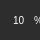
    <widget class="QFrame" name="frame_20">
     <property name="geometry">
      <rect>
       <x>790</x>
       <y>760</y>
       <width>40</width>
       <height>40</height>
      </rect>
     </property>
     <property name="styleSheet">
      <string notr="true">QFrame{
background-color: rgb(45, 45, 45);
border-radius:20px;
}</string>
     </property>
     <property name="frameShape">
      <enum>QFrame::StyledPanel</enum>
     </property>
     <property name="frameShadow">
      <enum>QFrame::Plain</enum>
     </property>
     <widget class="QWidget" name="horizontalLayoutWidget_18">
      <property name="geometry">
       <rect>
        <x>6</x>
        <y>10</y>
        <width>37</width>
        <height>21</height>
       </rect>
      </property>
      <layout class="QHBoxLayout" name="horizontalLayout_18">
       <item>
        <widget class="QLabel" name="Finential_statistic1_54">
         <property name="styleSheet">
          <string notr="true">color:white;
background-color: rgba(255, 255, 255, 0);
font: 10px;
padding-left:5px;
text-align: right;</string>
         </property>
         <property name="text">
          <string>10</string>
         </property>
         <property name="wordWrap">
          <bool>true</bool>
         </property>
        </widget>
       </item>
       <item>
        <widget class="QLabel" name="Finential_statistic1_55">
         <property name="styleSheet">
          <string notr="true">color:white;
font: 10px;
background-color:rgba(255, 255, 255, 0);</string>
         </property>
         <property name="frameShadow">
          <enum>QFrame::Raised</enum>
         </property>
         <property name="text">
          <string>%</string>
         </property>
         <property name="wordWrap">
          <bool>true</bool>
         </property>
        </widget>
       </item>
      </layout>
     </widget>
    </widget>
